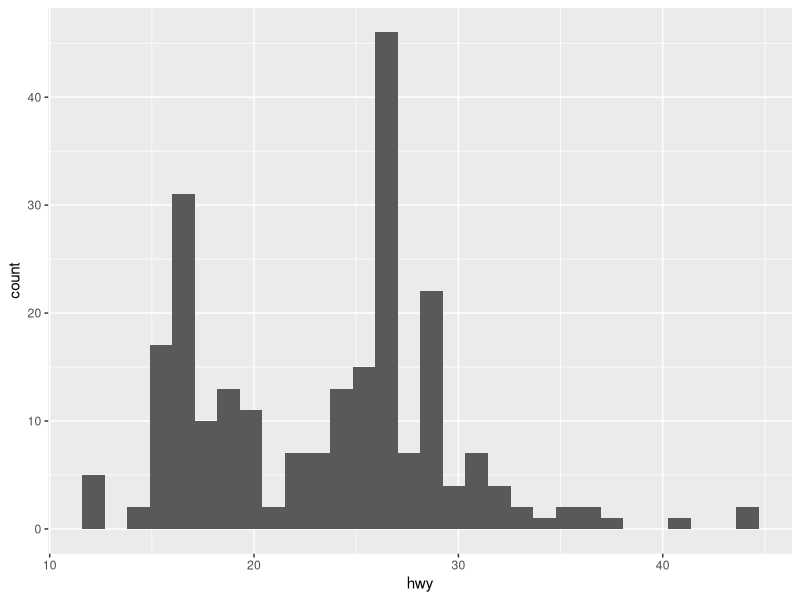
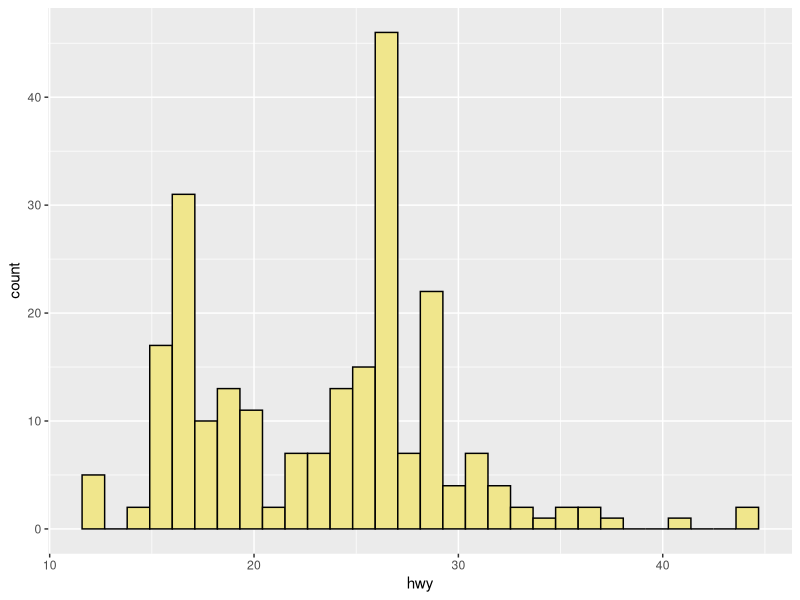
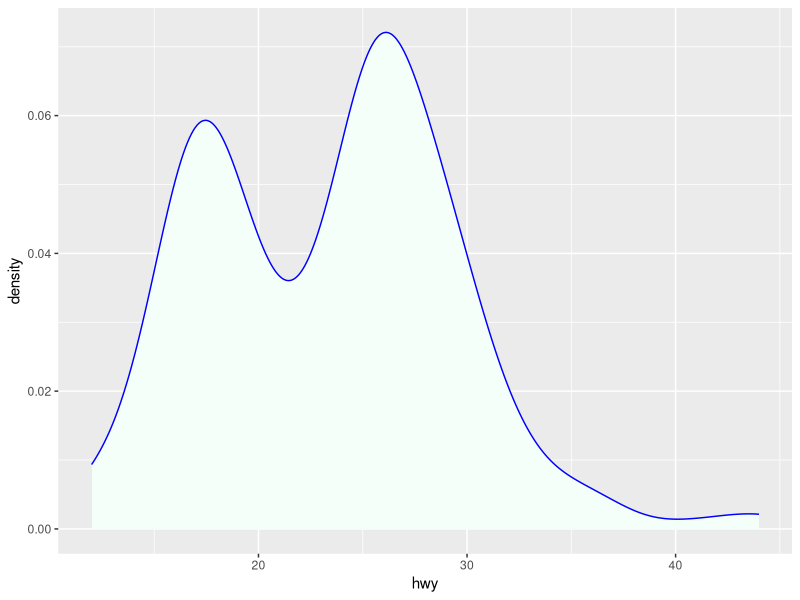
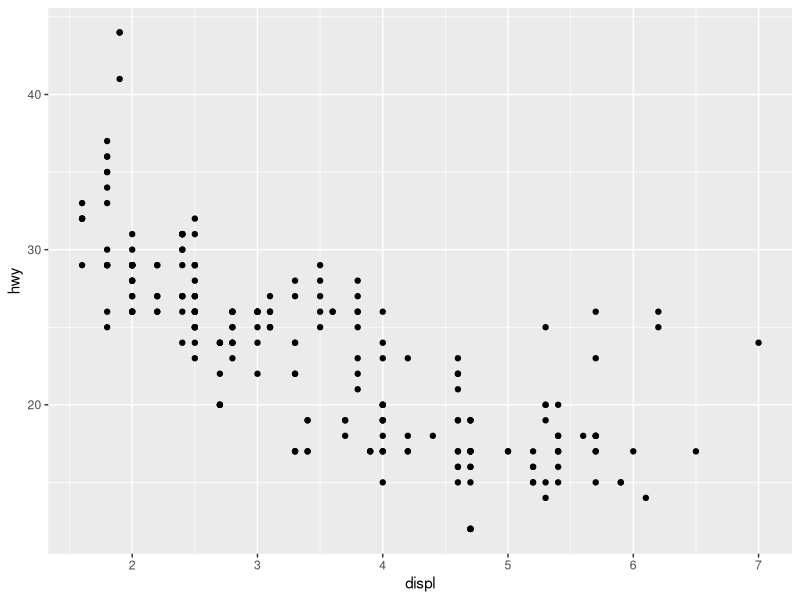
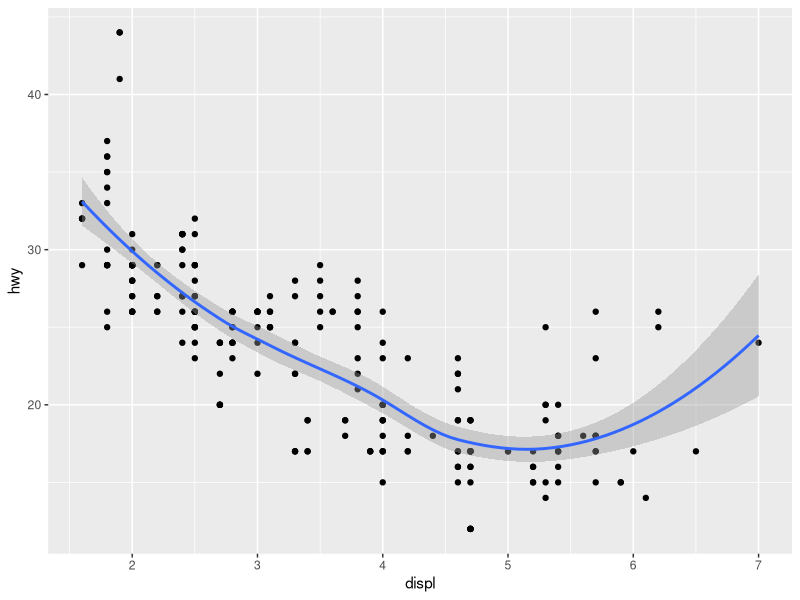
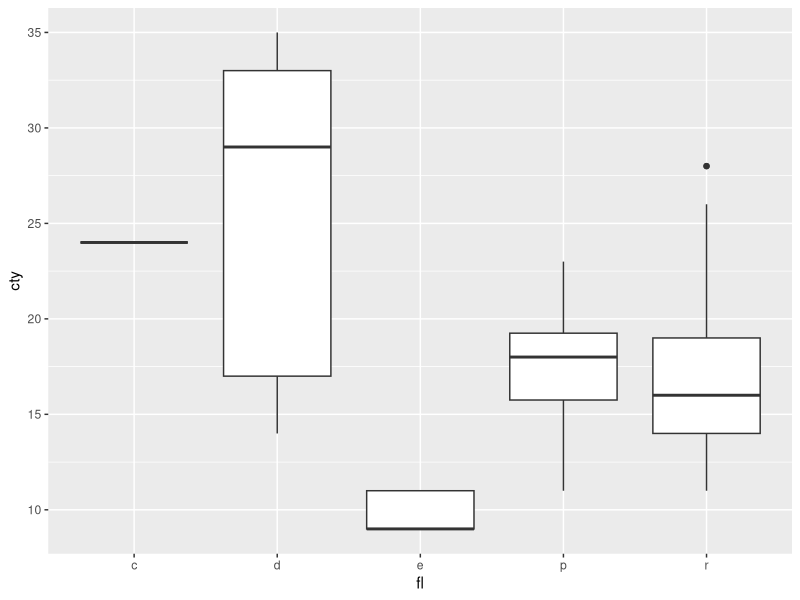
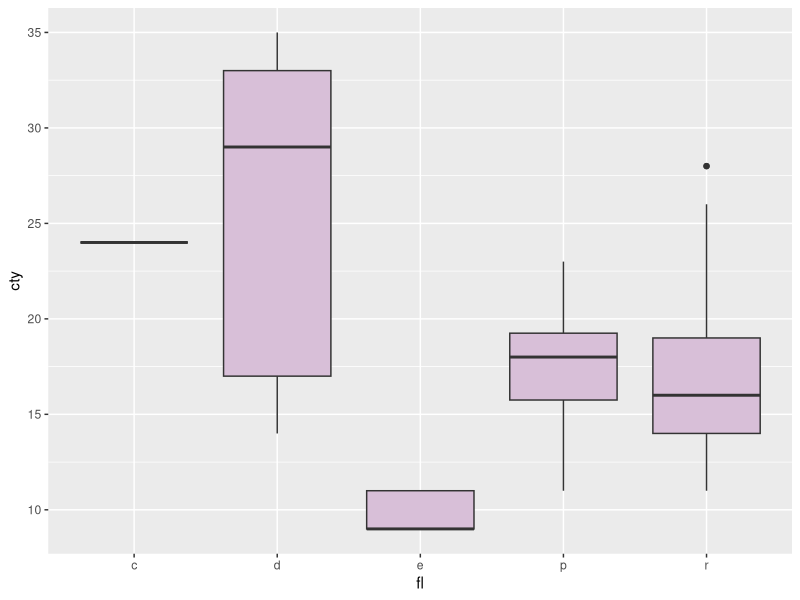
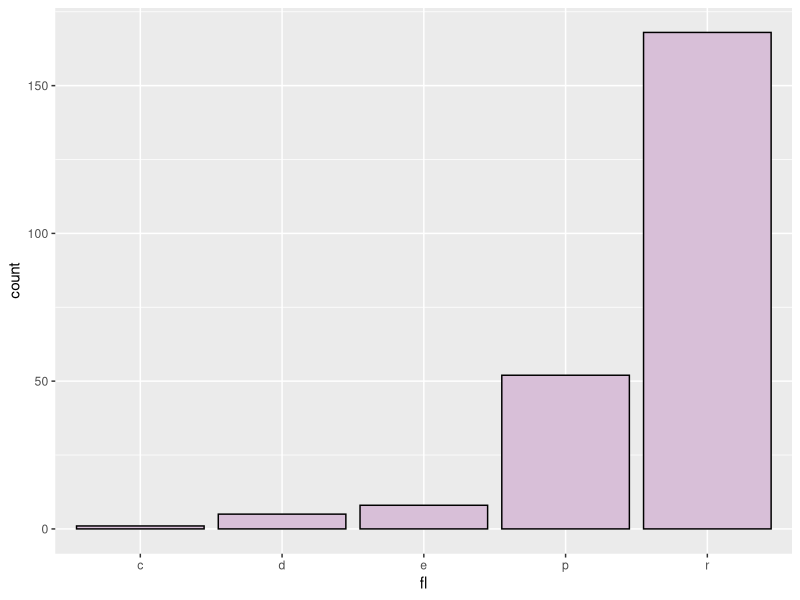

Recreate these plots in R, in order.

## BIOL6100 - Class 19 (part 2)
## Isabelle Smith
## Mar. 27, 2025

## - - - - - - -

## ggplot

## - - - - - - -



## packages
## - - - - - - -

library(ggplot2)
library(ggthemes)
library(patchwork)

## - - - - - - -



## template
## - - - - - - -

# p1 <- ggplot(data= <DATA>) +
#   aes(<MAPPINGS>) + 
#   <GEOM_FUNCTION>(aes(<MAPPINGS>),
#                   stat=<STAT>,
#                   position=<POSITION>) +
#   <COORDINATE_FUNCTION> +
#   <FACET_FUNCTION>
# 
# print(p1)
# 
# ggsave(plot=p1, 
#        filename="MyPlot",
#        width=5,
#        height=3,
#        units="in",
#        device="pdf")

## - - - - - - -





## example
## - - - - - - -

d <- mpg # use built in mpg data frame
str(d)

table(d$fl)

# basic histogram plot
ggplot(data=d) +
  aes(x=hwy) +
  geom_histogram()

## - - - - - - -





## more
## - - - - - - -

ggplot(data=d) +
  aes(x=hwy) +
  geom_histogram(fill="khaki",color="black")

# # basic density plot
ggplot(data=d) +
  aes(x=hwy) +
  geom_density(fill="mintcream",color="blue")

# basic scatter plot
ggplot(data=d) +
  aes(x=displ,y=hwy) +
  geom_point()

ggplot(data=d) +
  aes(x=displ,y=hwy) +
  geom_point() +
  geom_smooth()

# basic boxplot
ggplot(data=d) +
  aes(x=fl, y=cty) +
  geom_boxplot()

ggplot(data=d) +
  aes(x=fl, y=cty) +
  geom_boxplot(fill="thistle")

# basic barplot (long format)

ggplot(data=d) +
  aes(x=fl) +
  geom_bar(fill="thistle",color="black")

## - - - - - - -





## even more
## - - - - - - -

# bar plot with specified counts or meansw
x_treatment <- c("Control","Low","High")
y_response <- c(12,2.5,22.9)
summary_data <- data.frame(x_treatment,y_response)

ggplot(data=summary_data) +
  aes(x=x_treatment,y=y_response) +
  geom_col(fill=c("grey50","goldenrod","goldenrod"),col="black")



# basic curves and functions
my_vec <- seq(1,100,by=0.1)

# plot simple mathematical functions
d_frame <- data.frame(x=my_vec,y=sin(my_vec))
ggplot(data=d_frame) +
  aes(x=x,y=y) +
  geom_line()



# plot probability functions
d_frame <- data.frame(x=my_vec,y=dgamma(my_vec,shape=5, scale=3))
ggplot(data=d_frame) +
  aes(x=x,y=y) +
  geom_line()



# plot user-defined functions
my_fun <- function(x) sin(x) + 0.1*x
d_frame <- data.frame(x=my_vec,y=my_fun(my_vec))
ggplot(data=d_frame) +
  aes(x=x,y=y) +
  geom_line()

## - - - - - - -





## themes
## - - - - - - -

p1 <- ggplot(data=d) +
  (mapping=aes(x=displ,y=cty)) +
  geom_point()

print(p1)



p1 + theme_classic() # no grid lines

p1 + theme_linedraw() # black frame

p1 + theme_dark() # good for brightly colored points

p1 + theme_base() # mimics base R

p1 + theme_par() # matches current par settings in base

p1 + theme_void() # shows data only

p1 + theme_solarized() # good for web pages

p1 + theme_economist() # many specialized themes

p1 + theme_grey() # ggplots default theme

## . . . . . . .


